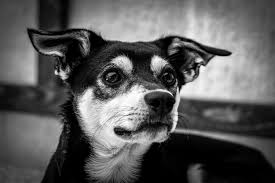
#> input picture Digtal-Image-Processing/dog.jfif, 275 x 183 px
$ python 'Laplacian Masking.py'
#> lines starting #> are read from the running program, lines starting #| are printed output that depends on the picture
'''
Digital Image Processing
16 April 2020
by Sampada Petkar

Laplacian Masking
'''

import cv2
import numpy as np
import matplotlib.pyplot as plt

image=cv2.imread('dog.jfif')
#> image is the input picture: shape (183, 275, 3); min 0, max 255, mean 90.4

image=cv2.cvtColor(image, cv2.COLOR_BGR2GRAY)
#> image: shape (183, 275)
cv2.imshow('original',image)
ht,width=image.shape
#> ht = 183; width = 275
lp=[[0,-1,0],[-1,4,-1],[0,-1,0]]
k=np.zeros([ht,width],dtype=float)

temp=k[0][0]
#> temp = 0
for i in range (1,ht-1):
    for j in range (1,width-1):
        temp=0
        for x in range(0,3):
            for y in range(0,3):
                temp=temp+image[i-1+x][j-1+y]*lp[x][y]
                if(temp<0):
                    k[i][j]=0
                else:
                    k[i][j]=temp;
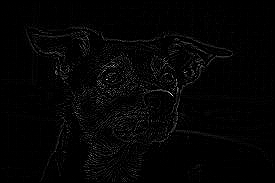
#> k: shape (183, 275) float64; min 0, max 460, mean 8; drawn with min black and max white

x=np.amax(k)
#> x = 460
print(x)
#| 460.0
for i in range (0,ht):
    for j in range(0,width):
        image[i][j]=np.uint8(k[i][j]*255/x)
cv2.imshow('Laplacian',image)

#all rights are reserved to author.

$ run again, with Digtal-Image-Processing/flower.jfif copied over Digtal-Image-Processing/dog.jfif
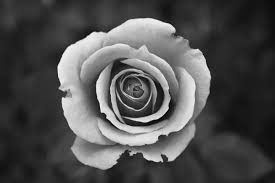
#> input picture Digtal-Image-Processing/flower.jfif, 275 x 183 px
#> image is the input picture: shape (183, 275, 3); min 0, max 252, mean 79.6
#> after the loop `for i in range (1,ht-1):`:
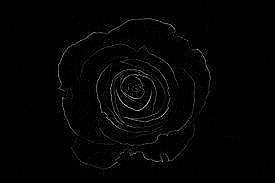
#> k: shape (183, 275) float64; min 0, max 404, mean 6.5; drawn with min black and max white
#> x = 404
#| 404.0

$ run again, with Digtal-Image-Processing/paw.jfif copied over Digtal-Image-Processing/dog.jfif
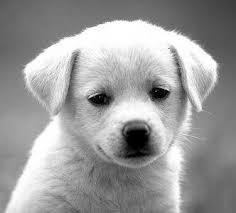
#> input picture Digtal-Image-Processing/paw.jfif, 236 x 213 px
#> image is the input picture: shape (213, 236, 3); min 0, max 255, mean 155.7
#> after the loop `for i in range (1,ht-1):`:
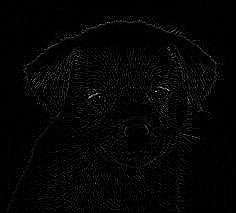
#> k: shape (213, 236) float64; min 0, max 278, mean 5.6; drawn with min black and max white
#> x = 278
#| 278.0
